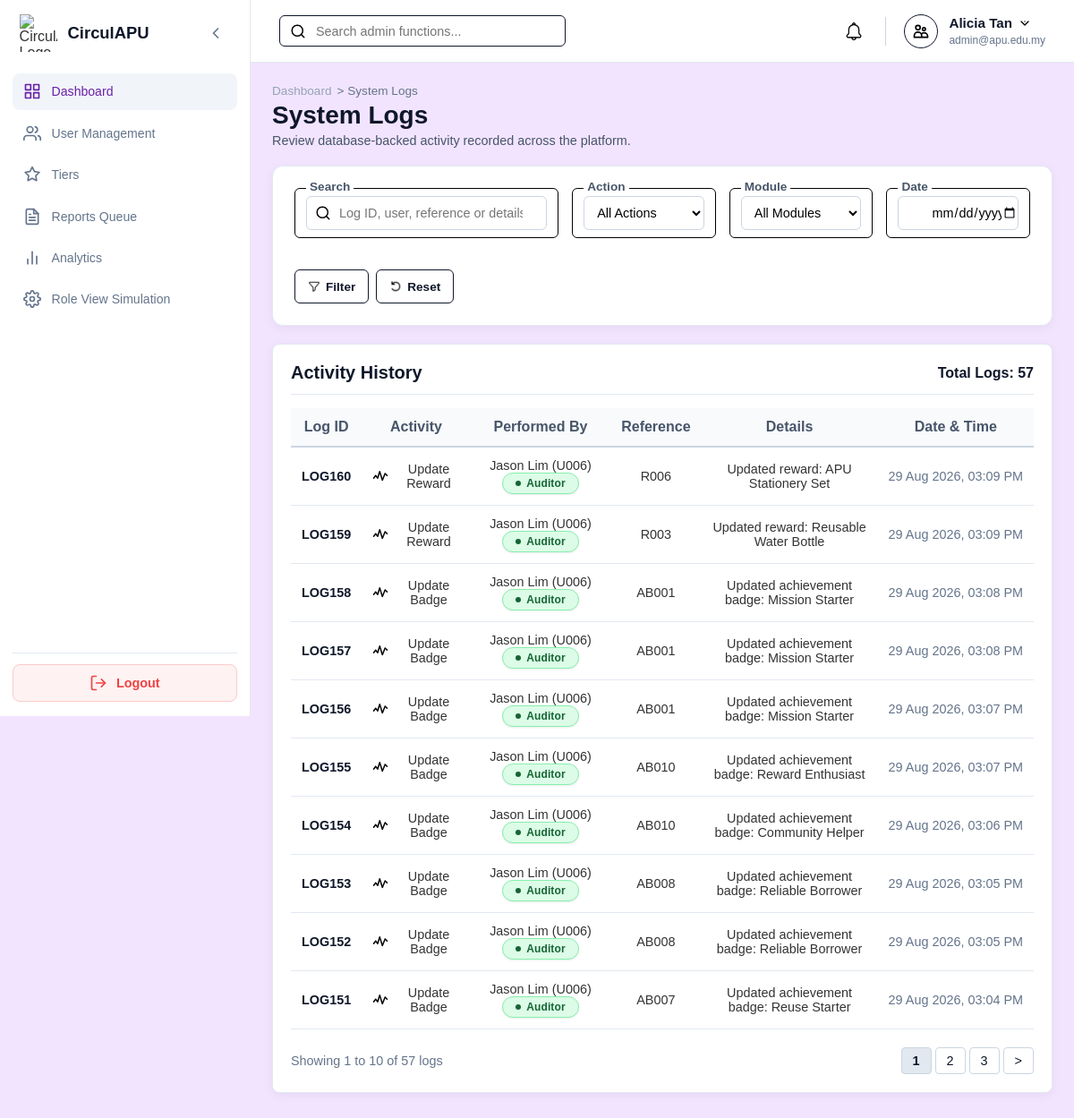
/Admin/system_logs.php (signed in), run on the app's committed database.
### tables this page shows
CREATE TABLE `systemlog` (
  `logID` varchar(10) NOT NULL,
  `userID` varchar(10) NOT NULL,
  `actionType` enum('Create','Submit','Approve','Reject','Redeem','Assign','Update','Delete','Login','Logout') NOT NULL,
  `refType` enum('Mission','Asset','Reward','Badge','Tier','Verification','User','Category','Transaction','Borrowing') NOT NULL,
  `refID` varchar(10) DEFAULT NULL,
  `description` varchar(255) NOT NULL,
  `timeLogged` timestamp NOT NULL DEFAULT current_timestamp()
);

CREATE TABLE `user` (
  `userID` varchar(10) NOT NULL,
  `name` varchar(100) NOT NULL,
  `email` varchar(100) NOT NULL,
  `password` varchar(255) NOT NULL,
  `role` enum('Member','Auditor','Manager','Admin') NOT NULL DEFAULT 'Member',
  `status` enum('Active','Suspended','Deleted') NOT NULL DEFAULT 'Active',
  `ecopoint` int(11) NOT NULL DEFAULT 0,
  `dateCreated` timestamp NOT NULL DEFAULT current_timestamp()
);

### Admin/system_logs.php (the view, shortened to what this page needs)
<?php
require_once '../db.php';
function e($value): string
{
    return htmlspecialchars((string)$value, ENT_QUOTES, 'UTF-8');
}
function logPageUrl(int $page): string
{
    $query = $_GET;
    $query['page'] = $page;
    return '?' . http_build_query($query);
}
$search = trim($_GET['search'] ?? '');
$date_logged = trim($_GET['date_logged'] ?? '');
$page = max(1, (int)($_GET['page'] ?? 1));
$limit = 10;
$where = [];
$params = [];
$types = '';
$where_sql = $where ? ' WHERE ' . implode(' AND ', $where) : '';
$base_from = ' FROM systemlog sl LEFT JOIN user u ON sl.userID = u.userID';
$logs = [];
$total_logs = 0;
$total_pages = 1;
try {
    $conn->set_charset('utf8mb4');
    $count_stmt = $conn->prepare('SELECT COUNT(*) AS total' . $base_from . $where_sql);
    $count_stmt->execute();
    $total_logs = (int)($count_stmt->get_result()->fetch_assoc()['total'] ?? 0);
    $total_pages = max(1, (int)ceil($total_logs / $limit));
    $page = min($page, $total_pages);
    $offset = ($page - 1) * $limit;
    $sql = 'SELECT sl.logID, sl.userID, u.name AS userName, u.role AS userRole,
                   sl.actionType, sl.refType, sl.refID, sl.description, sl.timeLogged'
         . $base_from . $where_sql
         . ' ORDER BY sl.timeLogged DESC, sl.logID DESC LIMIT ? OFFSET ?';
    $stmt = $conn->prepare($sql);
    $query_params = array_merge($params, [$limit, $offset]);
    $query_types = $types . 'ii';
    $stmt->bind_param($query_types, ...$query_params);
    $stmt->execute();
    $logs = $stmt->get_result()->fetch_all(MYSQLI_ASSOC);
} catch (Throwable $exception) {
    error_log($exception->getMessage());
    $error = 'Unable to load system logs. Please try again.';
}
?>
<!DOCTYPE html>
<html lang="en">
<head>
    <link rel="stylesheet" href="../style.css">
    <link rel="stylesheet" href="admin_style.css">
</head>
<body class="role-admin">
<div class="dashboard-container">
    <?php include '../sidebar.php'; ?>
    <div class="main-content">
        <?php include '../header.php'; ?>
        <main class="page-body">
            <div class="admin-page-header">
                <div>
                    <p class="breadcrumb"><a href="admin_dashboard.php">Dashboard</a> &gt; System Logs</p>
                    <h1 class="header-title">System Logs</h1>
                    <p class="header-subtitle">Review database-backed activity recorded across the platform.</p>
                </div>
            </div>
            <div class="content-card admin-filter-card">
                <form method="GET" action="system_logs.php" class="admin-filter-form">
                    <div class="field-box" style="flex: 2; min-width: 220px;">
                        <label for="log-search">Search</label>
                        <div class="input-wrapper">
                            <img src="../assets/icons/search.png" alt="" class="search-icon">
                            <input id="log-search" type="search" name="search" class="filter-input" placeholder="Log ID, user, reference or details" value="<?php echo e($search); ?>">
                        </div>
                    </div>
                    <div class="field-box" style="flex: 1; min-width: 145px;">
                        <label for="action-type">Action</label>
                        <select id="action-type" name="action_type" class="filter-select">
                            <option value="">All Actions</option>
                        </select>
                    </div>
                    <div class="field-box" style="flex: 1; min-width: 145px;">
                        <label for="reference-type">Module</label>
                        <select id="reference-type" name="ref_type" class="filter-select">
                            <option value="">All Modules</option>
                        </select>
                    </div>
                    <div class="field-box" style="flex: 1; min-width: 145px;">
                        <label for="date-logged">Date</label>
                        <input id="date-logged" type="date" name="date_logged" class="filter-input" value="<?php echo e($date_logged); ?>">
                    </div>
                    <div class="admin-filter-actions">
                        <button type="submit" class="btn-filter-submit"><img src="../assets/icons/filter.png" alt=""> Filter</button>
                        <a href="system_logs.php" class="btn-filter-reset"><img src="../assets/icons/reset.png" alt=""> Reset</a>
                    </div>
                </form>
            </div>
            <div class="content-card admin-table-card">
                <div class="table-header-bar">
                    <h2>Activity History</h2>
                    <span class="total-count">Total Logs: <?php echo $total_logs; ?></span>
                </div>
                <table class="admin-user-table">
                    <thead>
                    <tr>
                        <th>Log ID</th>
                        <th>Activity</th>
                        <th>Performed By</th>
                        <th>Reference</th>
                        <th>Details</th>
                        <th>Date &amp; Time</th>
                    </tr>
                    </thead>
                    <tbody>
                    <?php if (!$logs): ?>
                        <tr><td colspan="6" class="table-empty-msg">No system logs match the selected filters.</td></tr>
                    <?php else: ?>
                        <?php foreach ($logs as $log): ?>
                            <tr>
                                <td class="col-userid"><?php echo e($log['logID']); ?></td>
                                <td>
                                    <div class="activity-cell activity-flex">
                                        <img src="../assets/icons/activity.svg" alt="" class="cell-icon">
                                        <span><?php echo e($log['actionType'] . ' ' . $log['refType']); ?></span>
                                    </div>
                                </td>
                                <td>
                                    <?php echo e(($log['userName'] ?: 'Unknown User') . ' (' . $log['userID'] . ')'); ?>
                                    <?php if ($log['userRole']): ?><span class="status-badge active"><?php echo e($log['userRole']); ?></span><?php endif; ?>
                                </td>
                                <td><?php echo e($log['refID'] ?: '-'); ?></td>
                                <td><?php echo e($log['description']); ?></td>
                                <td class="col-time"><?php echo e(date('j M Y, h:i A', strtotime($log['timeLogged']))); ?></td>
                            </tr>
                        <?php endforeach; ?>
                    <?php endif; ?>
                    </tbody>
                </table>
                <div class="admin-pagination-footer">
                    <span class="pagination-info">
                        Showing <?php echo $total_logs ? (($page - 1) * $limit) + 1 : 0; ?> to <?php echo min($page * $limit, $total_logs); ?> of <?php echo $total_logs; ?> logs
                    </span>
                    <div class="pagination-controls">
                        <?php for ($i = max(1, $page - 2); $i <= min($total_pages, $page + 2); $i++): ?>
                            <a href="<?php echo e(logPageUrl($i)); ?>" class="pagination-btn <?php echo $page === $i ? 'active' : ''; ?>"><?php echo $i; ?></a>
                        <?php endfor; ?>
                        <?php if ($page < $total_pages): ?><a href="<?php echo e(logPageUrl($page + 1)); ?>" class="pagination-btn">&gt;</a><?php endif; ?>
                    </div>
                </div>
            </div>
        </main>
    </div>
</div>
</body>
</html>

### style.css (style rules this page uses)
:root { --sidebar-width: 280px; --sidebar-collapsed-width: 80px; --header-height: 70px; --transition-speed: 0.3s; }
body.role-admin { --primary-color: #6b21a8; --primary-hover: #581c87; --bg-color: #f2e4ff; --card-bg: #ffffff; --badge-bg: #f3e8ff; --badge-text: #6b21a8; --border-color: #e2e8f0; }
body { --primary-color: #333333; --primary-hover: #000000; --bg-color: #f7f9fc; --card-bg: #ffffff; --badge-bg: #e0e0e0; --badge-text: #333333; --border-color: #e2e8f0; }
* { box-sizing: border-box; margin: 0; padding: 0; font-family: Arial, Helvetica, sans-serif; }
html, body { width: 100%; min-height: 100vh; background-color: var(--bg-color); color: #333333; }
.dashboard-container { display: flex; width: 100vw; min-height: 100vh; position: relative; background-color: var(--bg-color); }
.main-content { margin-left: var(--sidebar-width); width: calc(100vw - var(--sidebar-width)); min-height: 100vh; display: flex; flex-direction: column; flex-grow: 1; transition: margin-left var(--transition-speed) ease-in-out, width var(--transition-speed) ease-in-out; }
.page-body { padding: 1.5rem; flex-grow: 1; width: 100%; }
.content-card { min-width: 0; margin-bottom: 30px; padding: 24px; background-color: var(--card-bg); border: 1px solid var(--border-color); border-radius: 12px; box-shadow: 0 3px 12px rgba(15, 23, 42, 0.05); }
.field-box { position: relative; border: 1px solid #000000; border-radius: 6px; padding: 8px 12px; margin-bottom: 20px; background-color: #ffffff; }
.field-box label { position: absolute; top: -10px; left: 12px; background: #ffffff; padding: 0 4px; font-size: 0.85rem; color: #000000; }
.field-box input { width: 100%; border: none; outline: none; font-size: 1rem; padding: 6px 0; background: transparent; }
.input-wrapper { position: relative; display: flex; align-items: center; }
.input-wrapper input { width: 100%; padding: 12px 12px 12px 40px; border: 1px solid #000; border-radius: 6px; font-size: 1rem; outline: none; }
.activity-flex { display: flex; align-items: center; gap: 10px; }
.breadcrumb { display: flex; align-items: center; gap: 6px; font-size: 11px; font-weight: 500; color: #94a3b8; }
.breadcrumb a { color: #94a3b8; text-decoration: none; transition: color 0.15s ease; }
.breadcrumb { font-size: 0.85rem; color: var(--text-secondary, #64748b); margin-bottom: 1.5rem; }
.status-badge, .verification-status, .mission-status, .reward-availability, .request-status, .mission-detail-status, .badge-status, .reward-status, .member-report-status, .member-notification-status, .admin-notification-status, .mobile-status-pill { display: inline-flex; align-items: center; justify-content: center; width: fit-content; padding: 5px 10px; border: 1px solid transparent; border-radius: 999px; font-size: 0.75rem; font-weight: 700; line-height: 1; white-space: nowrap; }
.status-badge.active, .status-badge.available, .status-badge.approved, .status-badge.completed, .status-badge.published, .status-badge.resolved, .verification-status.status-approved, .mission-status.active, .request-status.approved, .request-status.completed, .request-status.returned, .mission-detail-status.available, .mission-detail-status.approved, .mission-detail-status.verified, .my-mission-status.approved, .my-mission-status.verified, .badge-status.earned, .reward-status.available, .reward-availability.availability-available, .member-report-status.resolved, .member-notification-status.unread, .status-badge[data-status="Available"], .status-badge[data-status="Published"], .status-badge[data-status="Active"], .status-badge[data-status="Approved"], .status-badge[data-status="Completed"], .mobile-status-pill[data-status="Available"], .mobile-status-pill[data-status="Published"], .mobile-status-pill[data-status="Active"], .mobile-status-pill[data-status="Approved"], .mobile-status-pill[data-status="Completed"] { background: #dcfce7; border-color: #86efac; color: #166534; }

### data on the page
systemlog: logID "LOG160", actionType+refType "Update Reward", userID.name "Jason Lim (U006)", userID.role "Auditor", refID "R006", description "Updated reward: APU Stationery Set", timeLogged "29 Aug 2026, 03:09 PM"
systemlog: logID "LOG159", actionType+refType "Update Reward", userID.name "Jason Lim (U006)", userID.role "Auditor", refID "R003", description "Updated reward: Reusable Water Bottle", timeLogged "29 Aug 2026, 03:09 PM"
systemlog: logID "LOG158", actionType+refType "Update Badge", userID.name "Jason Lim (U006)", userID.role "Auditor", refID "AB001", description "Updated achievement badge: Mission Starter", timeLogged "29 Aug 2026, 03:08 PM"
systemlog: logID "LOG157", actionType+refType "Update Badge", userID.name "Jason Lim (U006)", userID.role "Auditor", refID "AB001", description "Updated achievement badge: Mission Starter", timeLogged "29 Aug 2026, 03:08 PM"
systemlog: logID "LOG156", actionType+refType "Update Badge", userID.name "Jason Lim (U006)", userID.role "Auditor", refID "AB001", description "Updated achievement badge: Mission Starter", timeLogged "29 Aug 2026, 03:07 PM"
systemlog: logID "LOG155", actionType+refType "Update Badge", userID.name "Jason Lim (U006)", userID.role "Auditor", refID "AB010", description "Updated achievement badge: Reward Enthusiast", timeLogged "29 Aug 2026, 03:07 PM"
systemlog: logID "LOG154", actionType+refType "Update Badge", userID.name "Jason Lim (U006)", userID.role "Auditor", refID "AB010", description "Updated achievement badge: Community Helper", timeLogged "29 Aug 2026, 03:06 PM"
systemlog: logID "LOG153", actionType+refType "Update Badge", userID.name "Jason Lim (U006)", userID.role "Auditor", refID "AB008", description "Updated achievement badge: Reliable Borrower", timeLogged "29 Aug 2026, 03:05 PM"
systemlog: logID "LOG152", actionType+refType "Update Badge", userID.name "Jason Lim (U006)", userID.role "Auditor", refID "AB008", description "Updated achievement badge: Reliable Borrower", timeLogged "29 Aug 2026, 03:05 PM"
systemlog: logID "LOG151", actionType+refType "Update Badge", userID.name "Jason Lim (U006)", userID.role "Auditor", refID "AB007", description "Updated achievement badge: Reuse Starter", timeLogged "29 Aug 2026, 03:04 PM"

### other printed values
$user_name "Alicia Tan"
$user_email "admin@apu.edu.my"
$total_logs "57"
min($page * $limit, $total_logs) "10"
